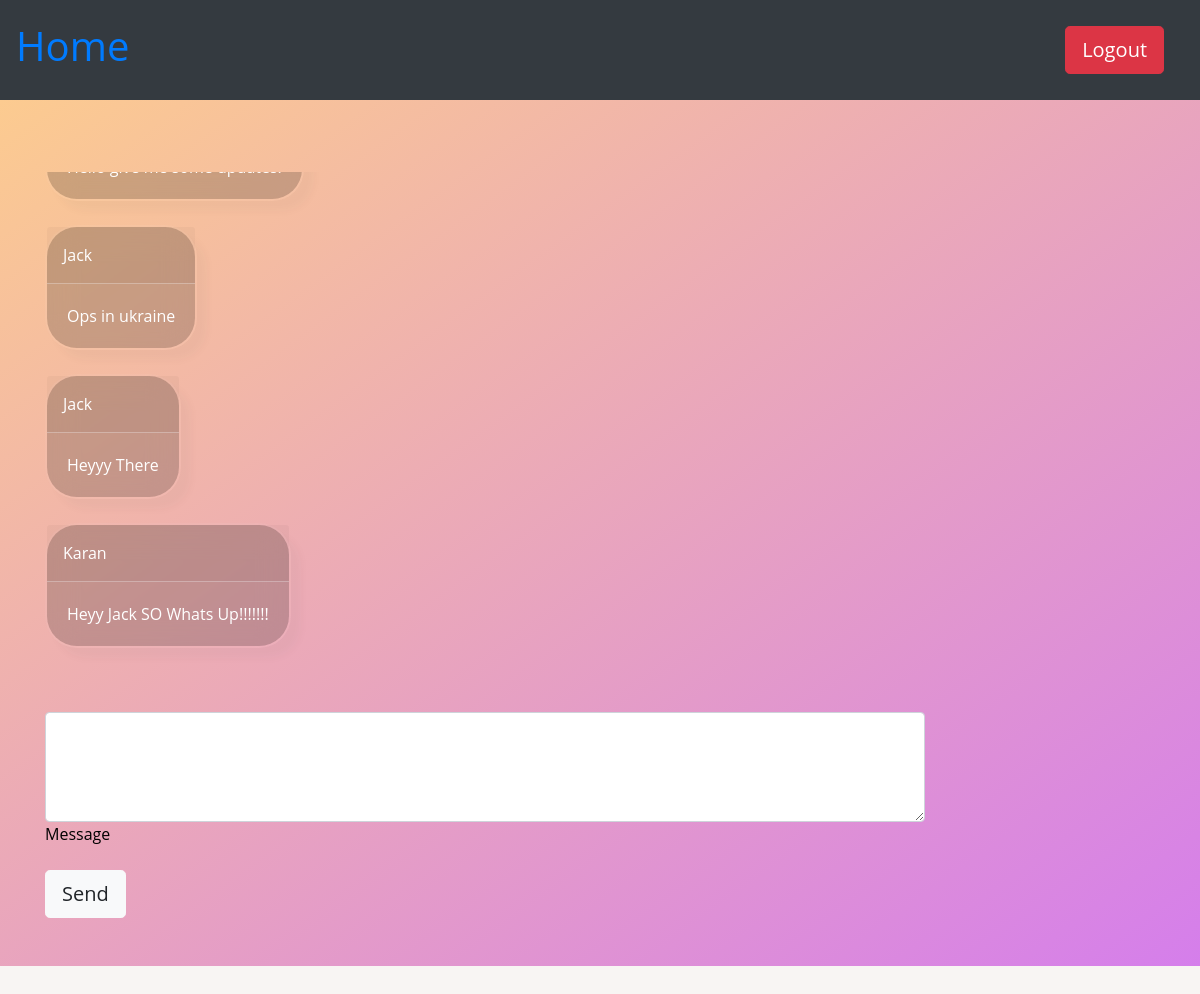
/room/CIA (signed in), run on an earlier commit of the app's database.
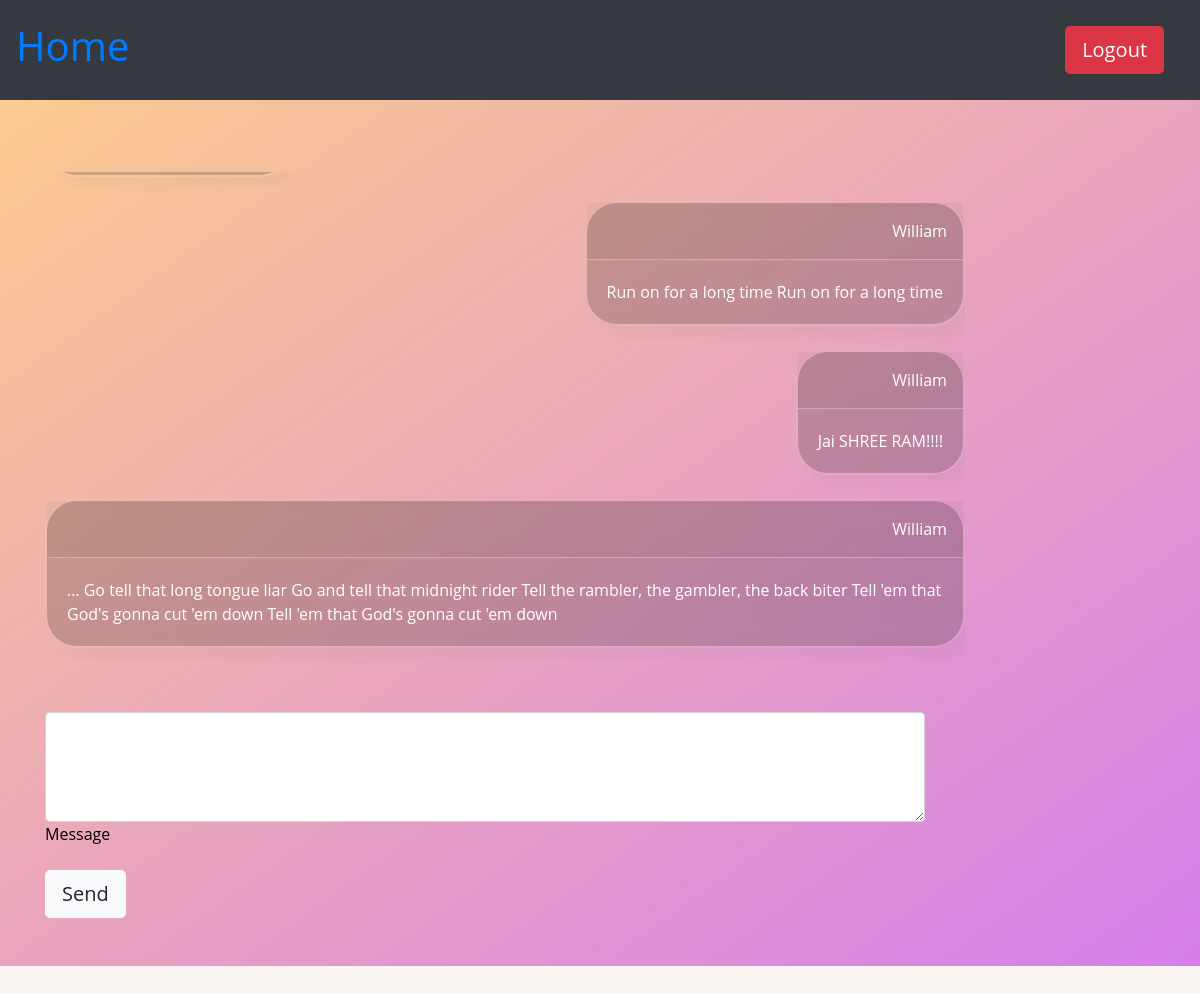
And on a later commit of the database.
### app/models.py (models this page shows, shortened)
class Message(models.Model):
    user = models.ForeignKey(User, on_delete=models.CASCADE, related_name="get_users_messages")
    room = models.ForeignKey(Room, on_delete=models.CASCADE, related_name="get_rooms_messages")
    message = models.TextField()
    timestamp = models.DateTimeField(auto_now_add=True)

class User(AbstractUser):
    joinedRooms = models.IntegerField(default=0)
    createdRooms = models.IntegerField(default=0)

### app/views.py (the view)
# urls.py: path('room/<str:room_name>', views.room, name='room'),
@login_required(login_url="login")
def room(request, room_name):
    if request.method == "POST":
        pass
    else:
        room = Room.objects.get(name=room_name)
        user_rooms = UserRooms.objects.filter(user=request.user)
        rooms = [x.room for x in user_rooms]
        print(rooms)
        if room not in rooms and room.admin != request.user:
            return HttpResponse("<h1>You are not in this room</h1>", status=403)
        messages = Message.objects.filter(room=room)
        return render(request, 'app/room.html', {
            'room': room,
            'messages': messages
        })

### app/models.py (called while the page is built)
    def __str__(self):
        return f"{self.name} created by {self.admin.username}"

### app/templates/app/room.html (shortened to what this page needs)
{% load static %}
<!DOCTYPE html>
<html lang="en">
    <head>
        <link rel="stylesheet" href="https://stackpath.bootstrapcdn.com/bootstrap/4.4.1/css/bootstrap.min.css">
        <link rel="stylesheet" href="https://cdn.jsdelivr.net/npm/bootstrap-icons@1.5.0/font/bootstrap-icons.css">
       <link rel="stylesheet" href="{% static 'app/room.css' %}">
    </head>
    <body>
        <nav class="navbar navbar-dark bg-dark navbar-expand-lg d-flex justify-content-between" style="display: block;">
               <a class="h1" href="{% url 'index' %}">Home</a>
               <a class="btn btn-danger btn-lg" href="{% url 'logout' %}" style="margin-right: 20px;">Logout</a>
        </nav>
        <section class="gradient-custom">
            <div class="container py-5">
              <div class="row">
                <div class="col-md-6 col-lg-7 col-xl-10" >
                  <ul class="list-unstyled text-white d-flex flex-column scrollable-container"  id="ul_cont">
                    {% for message in messages %}
                     {% if message.user == user %}
                    <li class="d-flex justify-content-between mb-4 float-right align-self-end">
                      <div class="card mask-custom">
                        <div class="card-header d-flex justify-content-between p-3"
                          style="border-bottom: 1px solid rgba(255,255,255,.3);">
                          <p class="fw-bold mb-0" style="align-self: right; margin-left: auto; margin-right: none;">{{message.user.username}}</p>
                        </div>
                        <div class="card-body">
                          <p class="mb-0">
                           {{message.message}}
                          </p>
                        </div>
                      </div>
                    </li>
                    {% else %}
                    <li class="d-flex justify-content-between mb-4 float-right">
                      <div class="card mask-custom">
                        <div class="card-header d-flex justify-content-between p-3"
                          style="border-bottom: 1px solid rgba(255,255,255,.3);">
                          <p class="fw-bold mb-0">{{message.user.username}}</p>
                        </div>
                        <div class="card-body">
                          <p class="mb-0">
                           {{message.message}}
                          </p>
                        </div>
                      </div>
                    </li>
                    {% endif %}
                     {% endfor %}
                  </ul>
                </div>
              </div>
              <div class="form-group form-white mt-4" style="max-width: 880px;">
                <textarea class="form-control" id="text-message" rows="4"></textarea>
                <label class="form-label" for="text-message">Message</label>
              </div>
            <button type="button" id="Send" class="btn btn-light btn-lg btn-rounded float-end">Send</button>
            </div>
          </section>
    </body>
</html>

What changed in the data, as far as the page shows it:
no longer on this page (row unchanged): Message: user.username "Jack", message "Ops in ukraine"
no longer on this page (row unchanged): Message: user.username "Jack", message "Heyyy There"
no longer on this page (row unchanged): Message: user.username "Karan", message "Heyy Jack SO Whats Up!!!!!!!"
added Message: user.username "William", message "Run on for a long time Run on for a long time"
added Message: user.username "William", message "Jai SHREE RAM!!!!"
added Message: user.username "William", message "… Go tell that long tongue liar Go and tell that midnight rider Tell the rambler, the gambler, the back biter Tell 'em that God's gonna cut 'em down Tell 'em that God's gonna cut 'em down"
